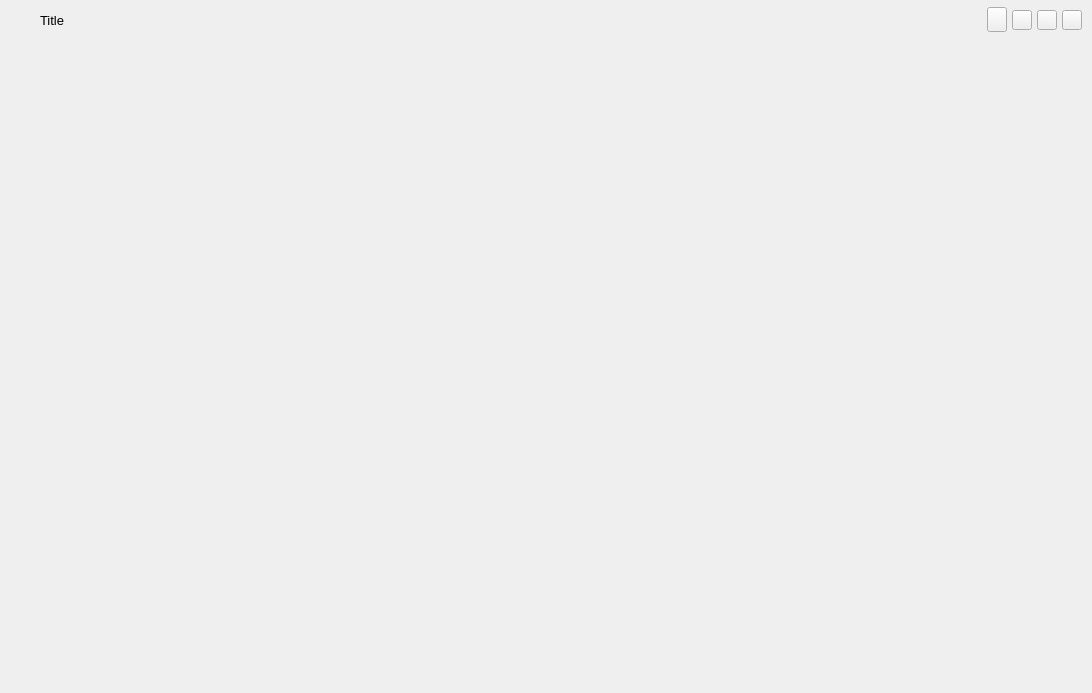
<?xml version="1.0" encoding="UTF-8"?>
<ui version="4.0">
 <author>Wanderson M. Pimenta</author>
 <class>MainWindow</class>
 <widget class="QMainWindow" name="MainWindow">
  <property name="geometry">
   <rect>
    <x>0</x>
    <y>0</y>
    <width>1092</width>
    <height>693</height>
   </rect>
  </property>
  <property name="minimumSize">
   <size>
    <width>940</width>
    <height>560</height>
   </size>
  </property>
  <property name="focusPolicy">
   <enum>Qt::TabFocus</enum>
  </property>
  <property name="windowTitle">
   <string>GUI components</string>
  </property>
  <widget class="QWidget" name="app">
   <property name="font">
    <font>
     <family>Segoe UI</family>
     <pointsize>10</pointsize>
     <weight>50</weight>
     <italic>false</italic>
     <bold>false</bold>
    </font>
   </property>
   <layout class="QVBoxLayout" name="appMargins">
    <property name="spacing">
     <number>0</number>
    </property>
    <property name="leftMargin">
     <number>0</number>
    </property>
    <property name="topMargin">
     <number>0</number>
    </property>
    <property name="rightMargin">
     <number>0</number>
    </property>
    <property name="bottomMargin">
     <number>0</number>
    </property>
    <item>
     <widget class="QFrame" name="topBar">
      <property name="maximumSize">
       <size>
        <width>16777215</width>
        <height>40</height>
       </size>
      </property>
      <layout class="QHBoxLayout" name="horizontalLayout">
       <property name="spacing">
        <number>0</number>
       </property>
       <property name="leftMargin">
        <number>0</number>
       </property>
       <property name="topMargin">
        <number>0</number>
       </property>
       <property name="rightMargin">
        <number>0</number>
       </property>
       <property name="bottomMargin">
        <number>0</number>
       </property>
       <item>
        <widget class="QFrame" name="topBarAppLogo">
         <property name="minimumSize">
          <size>
           <width>40</width>
           <height>0</height>
          </size>
         </property>
         <layout class="QHBoxLayout" name="horizontalLayout_9">
          <property name="spacing">
           <number>0</number>
          </property>
          <property name="leftMargin">
           <number>0</number>
          </property>
          <property name="topMargin">
           <number>0</number>
          </property>
          <property name="rightMargin">
           <number>0</number>
          </property>
          <property name="bottomMargin">
           <number>0</number>
          </property>
          <item>
           <widget class="QFrame" name="appLogo">
            <property name="styleSheet">
             <string notr="true"/>
            </property>
           </widget>
          </item>
         </layout>
        </widget>
       </item>
       <item>
        <widget class="QFrame" name="topBarTitle">
         <property name="sizePolicy">
          <sizepolicy hsizetype="Expanding" vsizetype="Preferred">
           <horstretch>0</horstretch>
           <verstretch>0</verstretch>
          </sizepolicy>
         </property>
         <layout class="QHBoxLayout" name="horizontalLayout_3">
          <property name="spacing">
           <number>0</number>
          </property>
          <property name="leftMargin">
           <number>0</number>
          </property>
          <property name="topMargin">
           <number>0</number>
          </property>
          <property name="rightMargin">
           <number>0</number>
          </property>
          <property name="bottomMargin">
           <number>0</number>
          </property>
          <item>
           <widget class="QLabel" name="titleRightInfo">
            <property name="sizePolicy">
             <sizepolicy hsizetype="Preferred" vsizetype="Expanding">
              <horstretch>0</horstretch>
              <verstretch>0</verstretch>
             </sizepolicy>
            </property>
            <property name="font">
             <font>
              <family>Segoe UI</family>
              <pointsize>10</pointsize>
              <weight>50</weight>
              <italic>false</italic>
              <bold>false</bold>
              <stylestrategy>PreferDefault</stylestrategy>
              <kerning>true</kerning>
             </font>
            </property>
            <property name="cursor">
             <cursorShape>ArrowCursor</cursorShape>
            </property>
            <property name="text">
             <string>Title</string>
            </property>
            <property name="alignment">
             <set>Qt::AlignLeading|Qt::AlignLeft|Qt::AlignVCenter</set>
            </property>
           </widget>
          </item>
         </layout>
        </widget>
       </item>
       <item>
        <widget class="QFrame" name="topBarButtons">
         <property name="sizePolicy">
          <sizepolicy hsizetype="Preferred" vsizetype="Preferred">
           <horstretch>0</horstretch>
           <verstretch>0</verstretch>
          </sizepolicy>
         </property>
         <layout class="QHBoxLayout" name="horizontalLayout_2">
          <property name="spacing">
           <number>5</number>
          </property>
          <property name="leftMargin">
           <number>10</number>
          </property>
          <property name="topMargin">
           <number>0</number>
          </property>
          <property name="rightMargin">
           <number>10</number>
          </property>
          <property name="bottomMargin">
           <number>0</number>
          </property>
          <item>
           <widget class="QPushButton" name="btn_top_settings">
            <property name="maximumSize">
             <size>
              <width>20</width>
              <height>25</height>
             </size>
            </property>
            <property name="cursor">
             <cursorShape>PointingHandCursor</cursorShape>
            </property>
            <property name="toolTip">
             <string>Settings</string>
            </property>
            <property name="text">
             <string/>
            </property>
            <property name="icon">
             <iconset resource="../resources/resources.qrc">
              <normaloff>:/collection 1/16x16/icon_1_16x16_67.png</normaloff>:/collection 1/16x16/icon_1_16x16_67.png</iconset>
            </property>
           </widget>
          </item>
          <item>
           <widget class="QPushButton" name="minimizeAppBtn">
            <property name="maximumSize">
             <size>
              <width>20</width>
              <height>20</height>
             </size>
            </property>
            <property name="cursor">
             <cursorShape>PointingHandCursor</cursorShape>
            </property>
            <property name="toolTip">
             <string>Minimize</string>
            </property>
            <property name="text">
             <string/>
            </property>
            <property name="icon">
             <iconset resource="../resources/resources.qrc">
              <normaloff>:/collection 1/16x16/icon_2_16x16_421.png</normaloff>:/collection 1/16x16/icon_2_16x16_421.png</iconset>
            </property>
            <property name="iconSize">
             <size>
              <width>20</width>
              <height>20</height>
             </size>
            </property>
           </widget>
          </item>
          <item>
           <widget class="QPushButton" name="maximizeRestoreAppBtn">
            <property name="maximumSize">
             <size>
              <width>20</width>
              <height>20</height>
             </size>
            </property>
            <property name="font">
             <font>
              <family>Segoe UI</family>
              <pointsize>10</pointsize>
              <weight>50</weight>
              <italic>false</italic>
              <bold>false</bold>
              <stylestrategy>PreferDefault</stylestrategy>
             </font>
            </property>
            <property name="cursor">
             <cursorShape>PointingHandCursor</cursorShape>
            </property>
            <property name="toolTip">
             <string>Maximize</string>
            </property>
            <property name="text">
             <string/>
            </property>
            <property name="icon">
             <iconset resource="../resources/resources.qrc">
              <normaloff>:/collection 1/16x16/icon_2_16x16_422.png</normaloff>:/collection 1/16x16/icon_2_16x16_422.png</iconset>
            </property>
            <property name="iconSize">
             <size>
              <width>20</width>
              <height>20</height>
             </size>
            </property>
           </widget>
          </item>
          <item>
           <widget class="QPushButton" name="closeAppBtn">
            <property name="maximumSize">
             <size>
              <width>20</width>
              <height>20</height>
             </size>
            </property>
            <property name="cursor">
             <cursorShape>PointingHandCursor</cursorShape>
            </property>
            <property name="toolTip">
             <string>Close</string>
            </property>
            <property name="text">
             <string/>
            </property>
            <property name="icon">
             <iconset resource="../resources/resources.qrc">
              <normaloff>:/collection 1/16x16/icon_0_16x16_444.png</normaloff>:/collection 1/16x16/icon_0_16x16_444.png</iconset>
            </property>
            <property name="iconSize">
             <size>
              <width>20</width>
              <height>20</height>
             </size>
            </property>
           </widget>
          </item>
         </layout>
        </widget>
       </item>
      </layout>
     </widget>
    </item>
    <item>
     <widget class="QFrame" name="bgApp">
      <property name="frameShape">
       <enum>QFrame::NoFrame</enum>
      </property>
      <property name="frameShadow">
       <enum>QFrame::Raised</enum>
      </property>
      <layout class="QHBoxLayout" name="horizontalLayout_8">
       <property name="spacing">
        <number>0</number>
       </property>
       <property name="leftMargin">
        <number>0</number>
       </property>
       <property name="topMargin">
        <number>0</number>
       </property>
       <property name="rightMargin">
        <number>0</number>
       </property>
       <property name="bottomMargin">
        <number>0</number>
       </property>
       <item>
        <widget class="QFrame" name="leftMenu">
         <property name="sizePolicy">
          <sizepolicy hsizetype="Maximum" vsizetype="Preferred">
           <horstretch>0</horstretch>
           <verstretch>0</verstretch>
          </sizepolicy>
         </property>
         <property name="frameShadow">
          <enum>QFrame::Plain</enum>
         </property>
         <property name="lineWidth">
          <number>0</number>
         </property>
         <layout class="QHBoxLayout" name="horizontalLayout_6">
          <property name="spacing">
           <number>0</number>
          </property>
          <property name="leftMargin">
           <number>0</number>
          </property>
          <property name="topMargin">
           <number>0</number>
          </property>
          <property name="rightMargin">
           <number>0</number>
          </property>
          <property name="bottomMargin">
           <number>0</number>
          </property>
          <item>
           <widget class="QFrame" name="leftMenuFrame">
            <property name="minimumSize">
             <size>
              <width>40</width>
              <height>0</height>
             </size>
            </property>
            <property name="maximumSize">
             <size>
              <width>40</width>
              <height>16777215</height>
             </size>
            </property>
            <layout class="QVBoxLayout" name="verticalLayout_8">
             <property name="spacing">
              <number>0</number>
             </property>
             <property name="leftMargin">
              <number>0</number>
             </property>
             <property name="topMargin">
              <number>0</number>
             </property>
             <property name="rightMargin">
              <number>0</number>
             </property>
             <property name="bottomMargin">
              <number>0</number>
             </property>
             <item>
              <widget class="QFrame" name="topMenu">
               <property name="sizePolicy">
                <sizepolicy hsizetype="Preferred" vsizetype="Fixed">
                 <horstretch>0</horstretch>
                 <verstretch>0</verstretch>
                </sizepolicy>
               </property>
               <layout class="QVBoxLayout" name="topMenuLayout">
                <property name="spacing">
                 <number>0</number>
                </property>
                <property name="leftMargin">
                 <number>0</number>
                </property>
                <property name="topMargin">
                 <number>0</number>
                </property>
                <property name="rightMargin">
                 <number>0</number>
                </property>
                <property name="bottomMargin">
                 <number>0</number>
                </property>
               </layout>
              </widget>
             </item>
             <item>
              <widget class="QFrame" name="bottomMenu">
               <property name="sizePolicy">
                <sizepolicy hsizetype="Preferred" vsizetype="Preferred">
                 <horstretch>0</horstretch>
                 <verstretch>0</verstretch>
                </sizepolicy>
               </property>
               <layout class="QVBoxLayout" name="verticalLayout_4">
                <property name="spacing">
                 <number>0</number>
                </property>
                <property name="leftMargin">
                 <number>0</number>
                </property>
                <property name="topMargin">
                 <number>0</number>
                </property>
                <property name="rightMargin">
                 <number>0</number>
                </property>
                <property name="bottomMargin">
                 <number>0</number>
                </property>
               </layout>
              </widget>
             </item>
            </layout>
           </widget>
          </item>
          <item>
           <widget class="QFrame" name="extraLeftMenuFrame">
            <property name="minimumSize">
             <size>
              <width>300</width>
              <height>0</height>
             </size>
            </property>
            <property name="maximumSize">
             <size>
              <width>300</width>
              <height>16777215</height>
             </size>
            </property>
            <layout class="QVBoxLayout" name="layout_0001">
             <property name="spacing">
              <number>0</number>
             </property>
             <property name="leftMargin">
              <number>0</number>
             </property>
             <property name="topMargin">
              <number>0</number>
             </property>
             <property name="rightMargin">
              <number>0</number>
             </property>
             <property name="bottomMargin">
              <number>0</number>
             </property>
             <item>
              <widget class="QStackedWidget" name="stackedWidget">
               <property name="styleSheet">
                <string notr="true">background-color: transparent;</string>
               </property>
               <property name="currentIndex">
                <number>-1</number>
               </property>
              </widget>
             </item>
            </layout>
           </widget>
          </item>
         </layout>
        </widget>
       </item>
       <item>
        <widget class="QFrame" name="contentBox">
         <layout class="QVBoxLayout" name="verticalLayout_2">
          <property name="spacing">
           <number>0</number>
          </property>
          <property name="leftMargin">
           <number>0</number>
          </property>
          <property name="topMargin">
           <number>0</number>
          </property>
          <property name="rightMargin">
           <number>0</number>
          </property>
          <property name="bottomMargin">
           <number>0</number>
          </property>
          <item>
           <widget class="QFrame" name="contentFrame">
            <layout class="QHBoxLayout" name="horizontalLayout_4">
             <property name="spacing">
              <number>0</number>
             </property>
             <property name="leftMargin">
              <number>0</number>
             </property>
             <property name="topMargin">
              <number>0</number>
             </property>
             <property name="rightMargin">
              <number>0</number>
             </property>
             <property name="bottomMargin">
              <number>0</number>
             </property>
             <item>
              <widget class="QStackedWidget" name="stackedWidget_2"/>
             </item>
            </layout>
           </widget>
          </item>
         </layout>
        </widget>
       </item>
      </layout>
     </widget>
    </item>
    <item>
     <widget class="QFrame" name="bottomBar">
      <property name="minimumSize">
       <size>
        <width>0</width>
        <height>22</height>
       </size>
      </property>
      <property name="maximumSize">
       <size>
        <width>16777215</width>
        <height>22</height>
       </size>
      </property>
      <layout class="QHBoxLayout" name="horizontalLayout_5">
       <property name="spacing">
        <number>0</number>
       </property>
       <property name="leftMargin">
        <number>0</number>
       </property>
       <property name="topMargin">
        <number>0</number>
       </property>
       <property name="rightMargin">
        <number>0</number>
       </property>
       <property name="bottomMargin">
        <number>0</number>
       </property>
       <item>
        <widget class="QLabel" name="lbl_bottomLine">
         <property name="maximumSize">
          <size>
           <width>16777215</width>
           <height>16</height>
          </size>
         </property>
         <property name="font">
          <font>
           <family>Segoe UI</family>
           <pointsize>10</pointsize>
           <weight>50</weight>
           <italic>false</italic>
           <bold>false</bold>
          </font>
         </property>
         <property name="cursor">
          <cursorShape>ArrowCursor</cursorShape>
         </property>
         <property name="text">
          <string/>
         </property>
         <property name="alignment">
          <set>Qt::AlignRight|Qt::AlignTrailing|Qt::AlignVCenter</set>
         </property>
        </widget>
       </item>
       <item>
        <widget class="QFrame" name="frame_size_grip">
         <property name="minimumSize">
          <size>
           <width>20</width>
           <height>0</height>
          </size>
         </property>
         <property name="maximumSize">
          <size>
           <width>20</width>
           <height>16777215</height>
          </size>
         </property>
         <property name="frameShape">
          <enum>QFrame::NoFrame</enum>
         </property>
         <property name="frameShadow">
          <enum>QFrame::Raised</enum>
         </property>
        </widget>
       </item>
      </layout>
     </widget>
    </item>
   </layout>
  </widget>
 </widget>
 <resources>
  <include location="../resources/resources.qrc"/>
 </resources>
 <connections/>
</ui>
